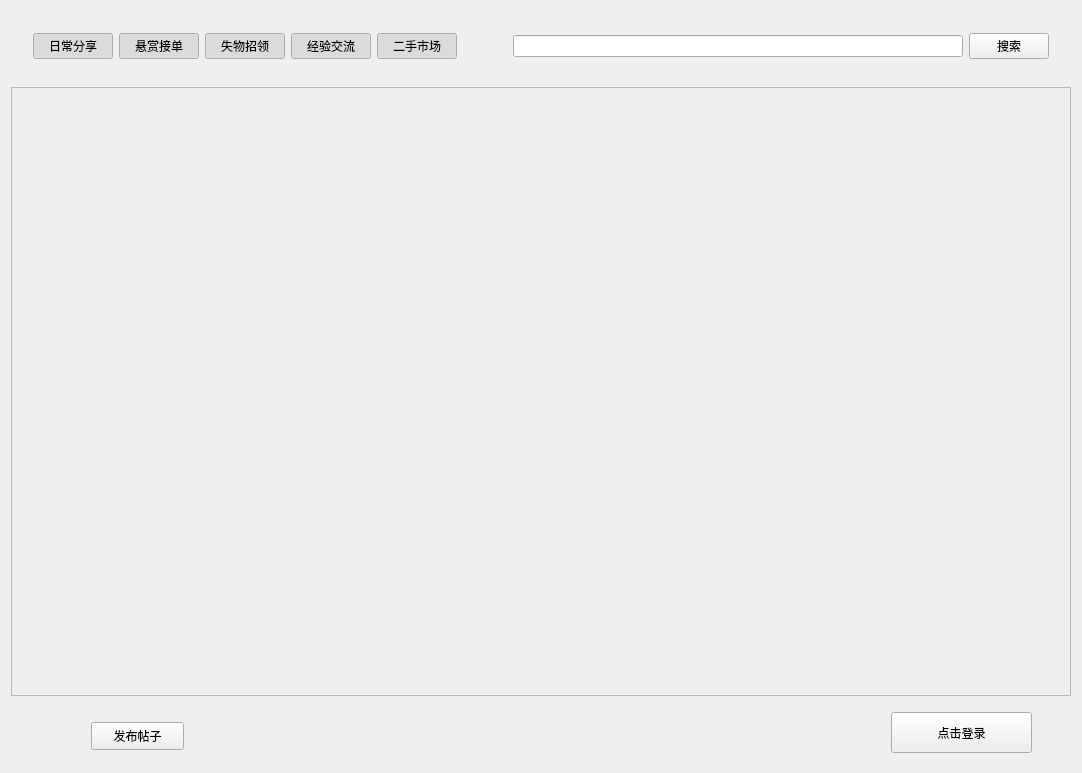
<?xml version="1.0" encoding="UTF-8"?>
<ui version="4.0">
 <class>MainWindow</class>
 <widget class="QMainWindow" name="MainWindow">
  <property name="geometry">
   <rect>
    <x>0</x>
    <y>0</y>
    <width>1082</width>
    <height>773</height>
   </rect>
  </property>
  <property name="minimumSize">
   <size>
    <width>1082</width>
    <height>773</height>
   </size>
  </property>
  <property name="maximumSize">
   <size>
    <width>1082</width>
    <height>773</height>
   </size>
  </property>
  <property name="windowTitle">
   <string>MainWindow</string>
  </property>
  <widget class="QWidget" name="centralWidget">
   <layout class="QVBoxLayout" name="verticalLayout">
    <item>
     <widget class="QWidget" name="widget_6" native="true">
      <property name="minimumSize">
       <size>
        <width>1060</width>
        <height>70</height>
       </size>
      </property>
      <property name="maximumSize">
       <size>
        <width>1060</width>
        <height>70</height>
       </size>
      </property>
      <layout class="QHBoxLayout" name="horizontalLayout_5">
       <item>
        <widget class="QWidget" name="widget_2" native="true">
         <layout class="QHBoxLayout" name="horizontalLayout_4">
          <item>
           <widget class="QPushButton" name="pushButton_dailyShare">
            <property name="text">
             <string>日常分享</string>
            </property>
            <property name="checkable">
             <bool>true</bool>
            </property>
            <property name="checked">
             <bool>true</bool>
            </property>
           </widget>
          </item>
          <item>
           <widget class="QPushButton" name="pushButton_forOrders">
            <property name="text">
             <string>悬赏接单</string>
            </property>
            <property name="checkable">
             <bool>true</bool>
            </property>
            <property name="checked">
             <bool>true</bool>
            </property>
            <property name="autoDefault">
             <bool>false</bool>
            </property>
            <property name="default">
             <bool>false</bool>
            </property>
            <property name="flat">
             <bool>false</bool>
            </property>
           </widget>
          </item>
          <item>
           <widget class="QPushButton" name="pushButton_lostAndFound">
            <property name="text">
             <string>失物招领</string>
            </property>
            <property name="checkable">
             <bool>true</bool>
            </property>
            <property name="checked">
             <bool>true</bool>
            </property>
           </widget>
          </item>
          <item>
           <widget class="QPushButton" name="pushButton_expExchange">
            <property name="text">
             <string>经验交流</string>
            </property>
            <property name="checkable">
             <bool>true</bool>
            </property>
            <property name="checked">
             <bool>true</bool>
            </property>
           </widget>
          </item>
          <item>
           <widget class="QPushButton" name="pushButton_secondaryMarket">
            <property name="text">
             <string>二手市场</string>
            </property>
            <property name="checkable">
             <bool>true</bool>
            </property>
            <property name="checked">
             <bool>true</bool>
            </property>
           </widget>
          </item>
         </layout>
        </widget>
       </item>
       <item>
        <widget class="QWidget" name="widget_3" native="true">
         <layout class="QHBoxLayout" name="horizontalLayout_3"/>
        </widget>
       </item>
       <item>
        <widget class="QWidget" name="widget_4" native="true">
         <layout class="QHBoxLayout" name="horizontalLayout_2">
          <item>
           <widget class="QLineEdit" name="lineEdit_search"/>
          </item>
          <item>
           <widget class="QPushButton" name="pushButton_doSearch">
            <property name="text">
             <string>搜索</string>
            </property>
           </widget>
          </item>
         </layout>
        </widget>
       </item>
      </layout>
     </widget>
    </item>
    <item>
     <widget class="QScrollArea" name="scrollArea">
      <property name="minimumSize">
       <size>
        <width>1060</width>
        <height>500</height>
       </size>
      </property>
      <property name="widgetResizable">
       <bool>true</bool>
      </property>
      <widget class="QWidget" name="scrollAreaWidgetContents">
       <property name="geometry">
        <rect>
         <x>0</x>
         <y>0</y>
         <width>1058</width>
         <height>605</height>
        </rect>
       </property>
      </widget>
     </widget>
    </item>
    <item>
     <widget class="QWidget" name="widget_8" native="true">
      <property name="minimumSize">
       <size>
        <width>0</width>
        <height>60</height>
       </size>
      </property>
      <widget class="QPushButton" name="pushButton_publish">
       <property name="geometry">
        <rect>
         <x>80</x>
         <y>20</y>
         <width>93</width>
         <height>28</height>
        </rect>
       </property>
       <property name="text">
        <string>发布帖子</string>
       </property>
      </widget>
      <widget class="QPushButton" name="user">
       <property name="geometry">
        <rect>
         <x>880</x>
         <y>10</y>
         <width>141</width>
         <height>41</height>
        </rect>
       </property>
       <property name="text">
        <string>点击登录</string>
       </property>
      </widget>
     </widget>
    </item>
   </layout>
  </widget>
 </widget>
 <layoutdefault spacing="6" margin="11"/>
 <resources/>
 <connections/>
</ui>
